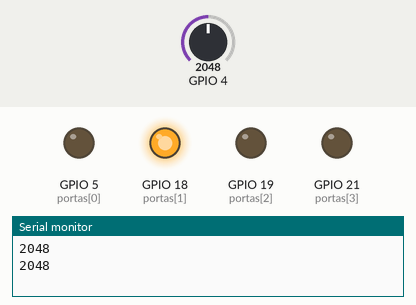
Simulated run of this sketch. Board: ESP32. On the bench: output pins drawn as LEDs (lit = HIGH), the last lines printed to the serial monitor. The inputs (shaded band) are chosen by the test bench; at power-on: GPIO 4 = 2048.

Above: at 2.8 s.
2.9 s: GPIO 4 set to 1671
8.9 s: GPIO 4 set to 1595
At 11.8 s:
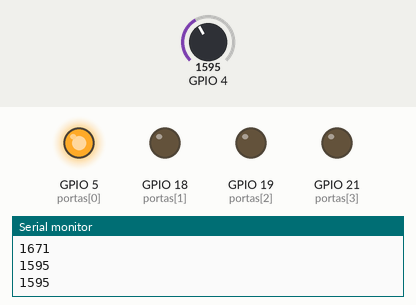
At 15.8 s:
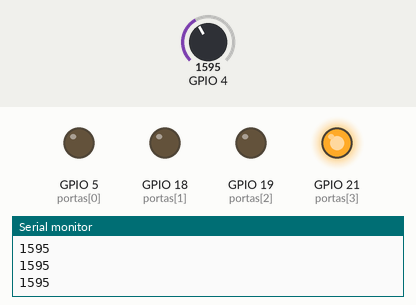
15.9 s: GPIO 4 set to 2047
At 18.3 s:
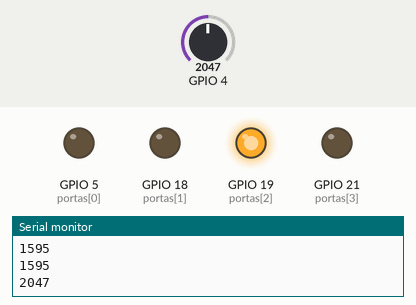
Timing chart, 0 to 20.4 s (numbered marks = the images above; inputs shaded):
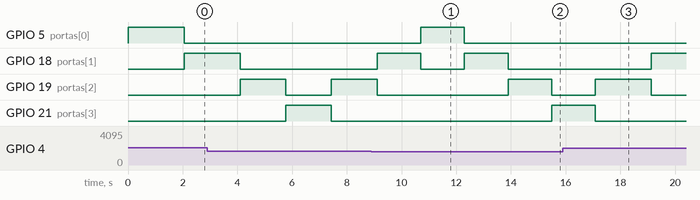

The sketch:

sketch_feb27a.ino
```cpp
//Usando kit 7 de ESP32


int portas[] = {5,18,19,21};
#define potenciometro 4
#define PIR 23

void setup() {
  for(int i = 0; i < 4; i++){
   pinMode(portas[i],OUTPUT);
  }
  pinMode(4, INPUT);
  Serial.begin(9600);
}

int i = 0;
int temp = 0;
char direc ='l';


void loop() {
  temp = analogRead(4);
  if(temp < 7)
    temp = 7;
  Serial.println(temp);

  if(i == 3){
    direc = 'l';
  }
  if(i == 0){
    direc = 'r';
  }
  digitalWrite(portas[i], HIGH);
  delay(temp);
  digitalWrite(portas[i], LOW);
  if(direc == 'l')
    i--;
  else if(direc == 'r')
    i++;
}
```

Measured:
- the behaviour switches between 1634 and 1633 on GPIO 4 (found by bisection; images 0 and 1)
- after the input at 8.9 s, GPIO 21 (portas[3]): LOW → HIGH after 6.6 s instead of 6.9 s
- after the input at 15.9 s, GPIO 5 (portas[0]): stays LOW (without the input it goes to HIGH after 4.4 s)
- by itself, GPIO 18 (portas[1]): alternates HIGH for 1.6 s and LOW for 1.6 s
